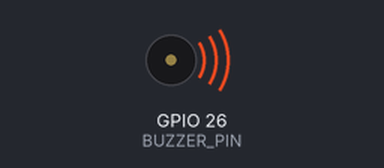
The sketch below on a simulated ESP32. Parts: buzzer (waves = sounding).

Above: at 0.1 s.
Timing chart, 0 to 1.6 s (numbered marks = the images above):
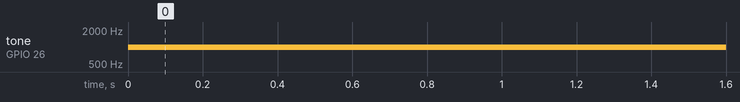

The sketch:

Prueba_BUZZER.ino
```cpp
// Incluir la librería EasyBuzzer
#include <EasyBuzzer.h>
#include <Arduino.h>
// Definir el pin donde está conectado el buzzer
#define BUZZER_PIN 26

void setup() {
  // Establecer el pin del buzzer
  EasyBuzzer.setPin(BUZZER_PIN);
}

void loop() {
  // Actualizar el estado del buzzer
  EasyBuzzer.update();

  // Hacer un beep simple a 1000 Hz por 500 ms
  EasyBuzzer.singleBeep(1000, 1000);

  // // Esperar un segundo
  // delay(1000);

  // // Hacer una secuencia de beeps a 2000 Hz por 100 ms cada uno, con una pausa de 50 ms entre ellos, y repetir la secuencia 3 veces
  // EasyBuzzer.beep(2000, 100, 50, 5, 200, 3);
  //Lo primero es a cuantos Hz va a sonar, lo segundo es la duracion de cada uno, lo tercero es la duracion de apagado, el 4 es cuantas veces se repite el sonido y el silencio, lo 5 es la duracion del silencio, y lo ultimo es las veces que se repite esta secuencia
}
```

Measured:
- by itself, tone on GPIO 26 (BUZZER_PIN): silent → 1000 Hz at 0.00 s
